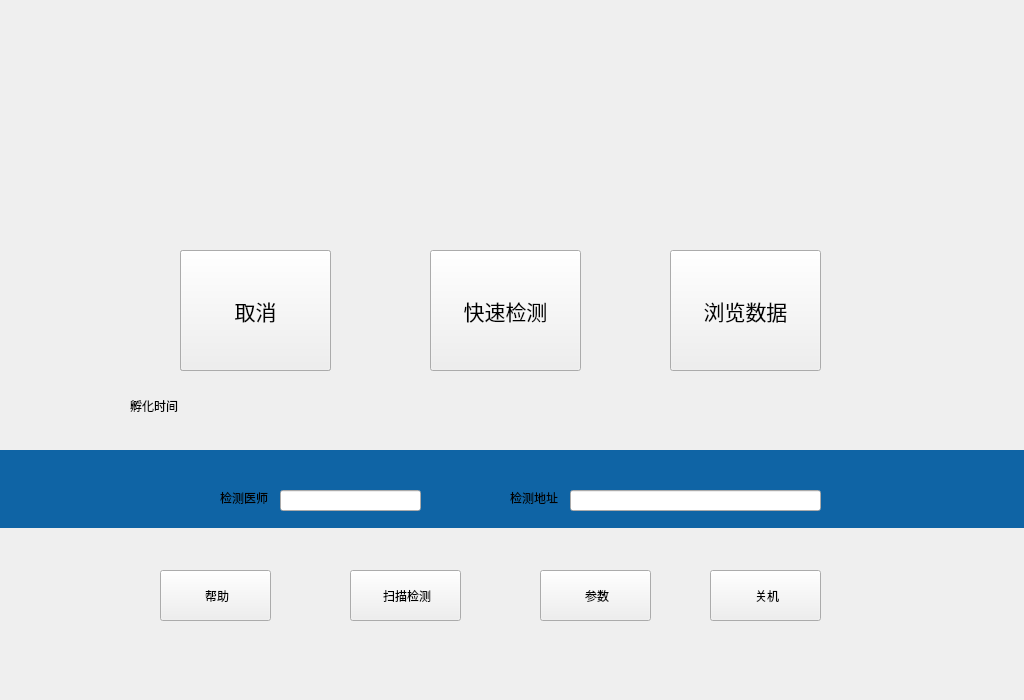
<?xml version="1.0" encoding="UTF-8"?>
<ui version="4.0">
 <class>MainWindow</class>
 <widget class="QMainWindow" name="MainWindow">
  <property name="geometry">
   <rect>
    <x>0</x>
    <y>0</y>
    <width>1024</width>
    <height>700</height>
   </rect>
  </property>
  <property name="minimumSize">
   <size>
    <width>1024</width>
    <height>700</height>
   </size>
  </property>
  <property name="maximumSize">
   <size>
    <width>1024</width>
    <height>700</height>
   </size>
  </property>
  <property name="windowTitle">
   <string>MainWindow</string>
  </property>
  <property name="styleSheet">
   <string notr="true">#QWidget{
	background-color: rgb(255, 255, 255);}</string>
  </property>
  <widget class="QWidget" name="centralWidget">
   <widget class="QWidget" name="widget" native="true">
    <property name="geometry">
     <rect>
      <x>0</x>
      <y>0</y>
      <width>1024</width>
      <height>528</height>
     </rect>
    </property>
    <property name="minimumSize">
     <size>
      <width>1024</width>
      <height>528</height>
     </size>
    </property>
    <property name="maximumSize">
     <size>
      <width>1024</width>
      <height>528</height>
     </size>
    </property>
    <property name="styleSheet">
     <string notr="true"/>
    </property>
    <widget class="QFrame" name="frame">
     <property name="geometry">
      <rect>
       <x>-10</x>
       <y>-10</y>
       <width>1071</width>
       <height>541</height>
      </rect>
     </property>
     <property name="minimumSize">
      <size>
       <width>1024</width>
       <height>528</height>
      </size>
     </property>
     <property name="styleSheet">
      <string notr="true">#frame{border-image: url(:/new/home/home/bj.png);}</string>
     </property>
     <property name="frameShape">
      <enum>QFrame::StyledPanel</enum>
     </property>
     <property name="frameShadow">
      <enum>QFrame::Raised</enum>
     </property>
     <widget class="QToolButton" name="bt_liulan">
      <property name="geometry">
       <rect>
        <x>680</x>
        <y>260</y>
        <width>151</width>
        <height>121</height>
       </rect>
      </property>
      <property name="font">
       <font>
        <pointsize>16</pointsize>
       </font>
      </property>
      <property name="styleSheet">
       <string notr="true"/>
      </property>
      <property name="text">
       <string>浏览数据</string>
      </property>
      <property name="icon">
       <iconset resource="icon.qrc">
        <normaloff>:/new/home/home/浏览数据.png</normaloff>:/new/home/home/浏览数据.png</iconset>
      </property>
      <property name="iconSize">
       <size>
        <width>80</width>
        <height>90</height>
       </size>
      </property>
     </widget>
     <widget class="QWidget" name="widget_2" native="true">
      <property name="geometry">
       <rect>
        <x>-10</x>
        <y>460</y>
        <width>1051</width>
        <height>81</height>
       </rect>
      </property>
      <property name="styleSheet">
       <string notr="true">#widget_2{background-color: rgb(15, 100, 165);}</string>
      </property>
      <widget class="QLabel" name="label">
       <property name="geometry">
        <rect>
         <x>240</x>
         <y>40</y>
         <width>61</width>
         <height>16</height>
        </rect>
       </property>
       <property name="font">
        <font>
         <weight>50</weight>
         <bold>false</bold>
        </font>
       </property>
       <property name="text">
        <string>检测医师</string>
       </property>
      </widget>
      <widget class="QLabel" name="label_2">
       <property name="geometry">
        <rect>
         <x>530</x>
         <y>40</y>
         <width>61</width>
         <height>16</height>
        </rect>
       </property>
       <property name="font">
        <font>
         <weight>50</weight>
         <bold>false</bold>
        </font>
       </property>
       <property name="text">
        <string>检测地址</string>
       </property>
      </widget>
      <widget class="QLineEdit" name="ed_doc">
       <property name="geometry">
        <rect>
         <x>300</x>
         <y>40</y>
         <width>141</width>
         <height>21</height>
        </rect>
       </property>
      </widget>
      <widget class="QLineEdit" name="ed_addr">
       <property name="geometry">
        <rect>
         <x>590</x>
         <y>40</y>
         <width>251</width>
         <height>21</height>
        </rect>
       </property>
       <property name="styleSheet">
        <string notr="true"/>
       </property>
      </widget>
     </widget>
     <widget class="QToolButton" name="bt_kuaisu">
      <property name="geometry">
       <rect>
        <x>440</x>
        <y>260</y>
        <width>151</width>
        <height>121</height>
       </rect>
      </property>
      <property name="font">
       <font>
        <pointsize>16</pointsize>
       </font>
      </property>
      <property name="styleSheet">
       <string notr="true"/>
      </property>
      <property name="text">
       <string>快速检测</string>
      </property>
      <property name="icon">
       <iconset resource="icon.qrc">
        <normaloff>:/new/home/home/快速检测.png</normaloff>:/new/home/home/快速检测.png</iconset>
      </property>
      <property name="iconSize">
       <size>
        <width>80</width>
        <height>90</height>
       </size>
      </property>
     </widget>
     <widget class="QToolButton" name="bt_fuhua">
      <property name="geometry">
       <rect>
        <x>190</x>
        <y>260</y>
        <width>151</width>
        <height>121</height>
       </rect>
      </property>
      <property name="font">
       <font>
        <pointsize>16</pointsize>
        <weight>50</weight>
        <bold>false</bold>
       </font>
      </property>
      <property name="styleSheet">
       <string notr="true">

</string>
      </property>
      <property name="text">
       <string>孵化检测</string>
      </property>
      <property name="icon">
       <iconset resource="icon.qrc">
        <normaloff>:/new/home/home/孵化检测.png</normaloff>:/new/home/home/孵化检测.png</iconset>
      </property>
      <property name="iconSize">
       <size>
        <width>80</width>
        <height>90</height>
       </size>
      </property>
     </widget>
     <widget class="widget_progress" name="wg_progress" native="true">
      <property name="geometry">
       <rect>
        <x>210</x>
        <y>410</y>
        <width>600</width>
        <height>20</height>
       </rect>
      </property>
      <property name="minimumSize">
       <size>
        <width>510</width>
        <height>20</height>
       </size>
      </property>
      <property name="maximumSize">
       <size>
        <width>600</width>
        <height>25</height>
       </size>
      </property>
     </widget>
     <widget class="QLabel" name="label_3">
      <property name="geometry">
       <rect>
        <x>140</x>
        <y>410</y>
        <width>54</width>
        <height>12</height>
       </rect>
      </property>
      <property name="text">
       <string>孵化时间</string>
      </property>
     </widget>
     <widget class="QLabel" name="l_time">
      <property name="geometry">
       <rect>
        <x>830</x>
        <y>410</y>
        <width>54</width>
        <height>12</height>
       </rect>
      </property>
      <property name="text">
       <string/>
      </property>
     </widget>
     <widget class="QToolButton" name="bt_quxiao">
      <property name="geometry">
       <rect>
        <x>190</x>
        <y>260</y>
        <width>151</width>
        <height>121</height>
       </rect>
      </property>
      <property name="font">
       <font>
        <pointsize>16</pointsize>
       </font>
      </property>
      <property name="styleSheet">
       <string notr="true"/>
      </property>
      <property name="text">
       <string>取消</string>
      </property>
     </widget>
    </widget>
   </widget>
   <widget class="QPushButton" name="bt_help">
    <property name="geometry">
     <rect>
      <x>160</x>
      <y>570</y>
      <width>111</width>
      <height>51</height>
     </rect>
    </property>
    <property name="styleSheet">
     <string notr="true"/>
    </property>
    <property name="text">
     <string> 帮助</string>
    </property>
    <property name="icon">
     <iconset resource="icon.qrc">
      <normaloff>:/new/home/home/帮助.png</normaloff>:/new/home/home/帮助.png</iconset>
    </property>
   </widget>
   <widget class="QPushButton" name="bt_saomiao">
    <property name="geometry">
     <rect>
      <x>350</x>
      <y>570</y>
      <width>111</width>
      <height>51</height>
     </rect>
    </property>
    <property name="styleSheet">
     <string notr="true"/>
    </property>
    <property name="text">
     <string> 扫描检测</string>
    </property>
    <property name="icon">
     <iconset resource="icon.qrc">
      <normaloff>:/new/home/home/扫描检测.png</normaloff>:/new/home/home/扫描检测.png</iconset>
    </property>
   </widget>
   <widget class="QPushButton" name="bt_canshu">
    <property name="geometry">
     <rect>
      <x>540</x>
      <y>570</y>
      <width>111</width>
      <height>51</height>
     </rect>
    </property>
    <property name="minimumSize">
     <size>
      <width>111</width>
      <height>51</height>
     </size>
    </property>
    <property name="styleSheet">
     <string notr="true"/>
    </property>
    <property name="text">
     <string> 参数</string>
    </property>
    <property name="icon">
     <iconset resource="icon.qrc">
      <normaloff>:/new/home/home/参数.png</normaloff>:/new/home/home/参数.png</iconset>
    </property>
   </widget>
   <widget class="QPushButton" name="bt_shutup">
    <property name="geometry">
     <rect>
      <x>710</x>
      <y>570</y>
      <width>111</width>
      <height>51</height>
     </rect>
    </property>
    <property name="styleSheet">
     <string notr="true"/>
    </property>
    <property name="text">
     <string> 关机</string>
    </property>
    <property name="icon">
     <iconset resource="icon.qrc">
      <normaloff>:/new/home/home/关机.png</normaloff>:/new/home/home/关机.png</iconset>
    </property>
   </widget>
  </widget>
 </widget>
 <layoutdefault spacing="6" margin="11"/>
 <customwidgets>
  <customwidget>
   <class>widget_progress</class>
   <extends>QWidget</extends>
   <header>widget_progress.h</header>
   <container>1</container>
  </customwidget>
 </customwidgets>
 <resources>
  <include location="icon.qrc"/>
 </resources>
 <connections/>
</ui>
